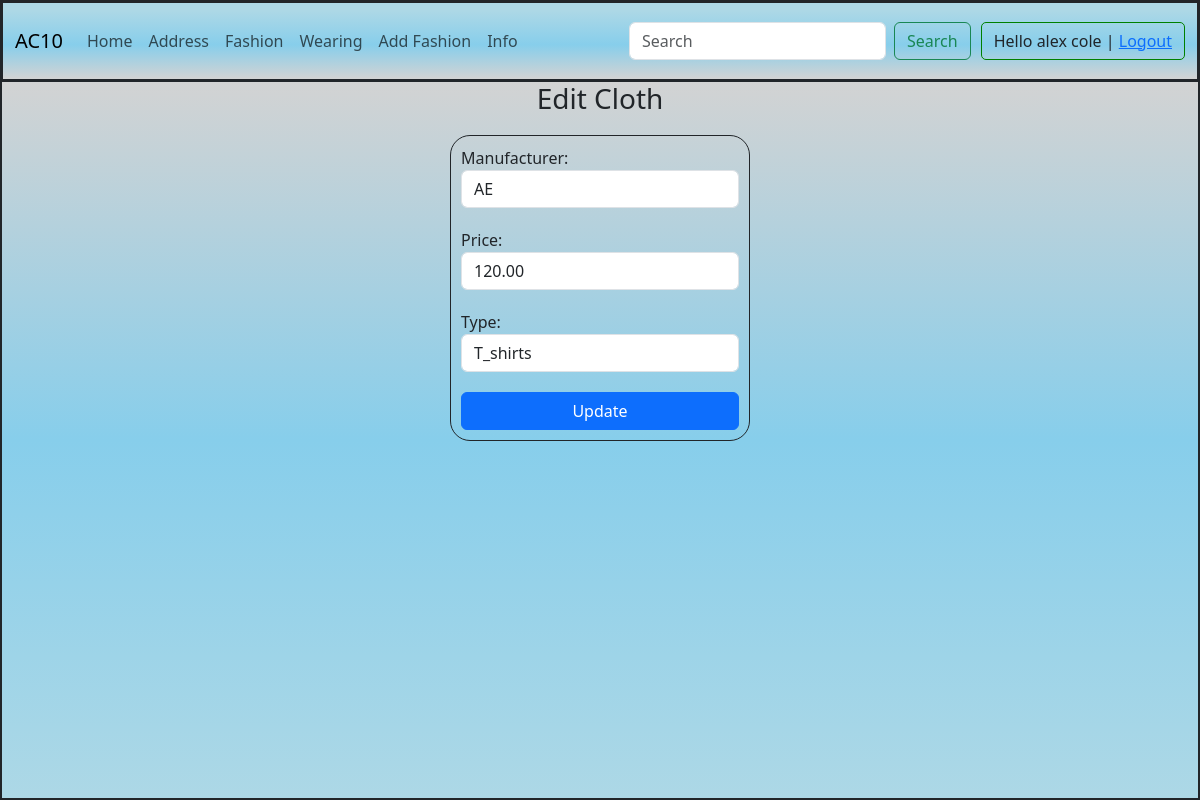
Page /clothing/edit/2 (signed in) on the committed database.
### clothing/models.py (models this page shows)
class ClothingModel(Model):
    manufacturer = CharField(max_length = 50, validators=[MinLengthValidator(2), MaxLengthValidator(100)])
    price = DecimalField(max_digits = 5, decimal_places = 2, validators=[MinValueValidator(0, "Price can't be negative."), MaxValueValidator(1000)])
    type = ForeignKey(TypeModel, on_delete = RESTRICT)
    class Meta:
        db_table = "clothing"

### clothing/views.py (the view, shortened to what this page needs)
# urls.py: path("edit/<int:id>", views.edit, name="edit"),
@login_required(login_url= "login")
def edit(request, id):
    try:
        if request.method == "GET":
            clothing = ClothingModel.objects.get(pk = id)
            context = { "form": ClothingForm(instance=clothing) }
            return render(request, "edit.html", context)
    except ClothingModel.DoesNotExist:
        raise Http404()

### clothing/models.py
class ClothingForm(ModelForm):
    class Meta:
        model = ClothingModel
        exclude = ["id"]
        widgets = {
            "manufacturer": TextInput(attrs = {"class": "form-control", "minlength": 2, "maxlength": 100}), #attrs = HTML attributes
            "price": NumberInput(attrs = {"class": "form-control", "min": 0, "max": 1000}),
            "type": Select(attrs = {"class": "form-control"}),
        }

### clothing/models.py (called while the page is built)
    def __str__(self):
        return self.name

### clothing/templates/edit.html (shortened to what this page needs)
{% extends "layout.html" %}
{% block content %}
<h3>Edit Cloth</h3>
<form class="fancy-form" method="post">
    {{form}}
    <button class="btn btn-primary w-100">Update</button>
</form>
{% endblock content %}

### templates/auth.html
<div>
    {% if user.is_authenticated %}
        <span>Hello {{user.first_name}} {{user.last_name}} | </span>
        <a href="{% url 'logout' %}" >Logout</a>
    {% else %}
    <span> Hello Guest |</span>
    <a class="{% if active == 'login' %}active{% endif %}"  href="{% url 'login' %}">Login</a>
    <span> | </span>
    <a class="{% if active == 'register' %}active{% endif %}" href="{% url 'register' %}">Register</a>
    {% endif %}
</div>

### static/css/style.css (style rules this page uses)
html, body { margin: 0; height: 100%; text-align: center; background-image: linear-gradient(lightgrey 10%, skyblue, lightblue); }
.fancy-form { width: 300px; margin: 20px auto; border: 1px solid; padding: 10px; border-radius: 20px; text-align: left; }
.fancy-form input, .fancy-form select { margin-bottom: 20px; }

### rows in the picture
ClothingModel: manufacturer "AE", price "120.00", type "T_shirts"

### other values in the picture
{{ user.first_name }} "alex"
{{ user.last_name }} "cole"
